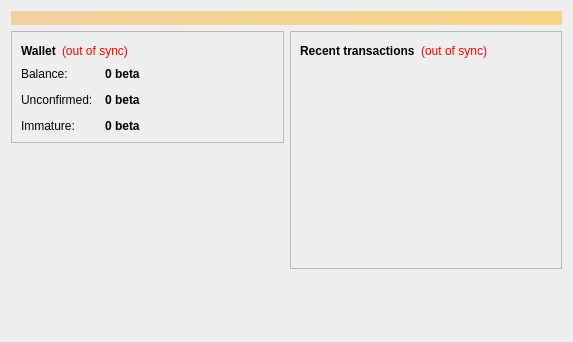
<?xml version="1.0" encoding="UTF-8"?>
<ui version="4.0">
 <class>OverviewPage</class>
 <widget class="QWidget" name="OverviewPage">
  <property name="geometry">
   <rect>
    <x>0</x>
    <y>0</y>
    <width>573</width>
    <height>342</height>
   </rect>
  </property>
  <property name="windowTitle">
   <string>Form</string>
  </property>
  <layout class="QVBoxLayout" name="topLayout">
   <item>
    <widget class="QLabel" name="labelAlerts">
     <property name="visible">
      <bool>false</bool>
     </property>
     <property name="styleSheet">
      <string notr="true">background-color: qlineargradient(x1: 0, y1: 0, x2: 1, y2: 0, stop:0 #F0D0A0, stop:1 #F8D488); color:#000000;</string>
     </property>
     <property name="wordWrap">
      <bool>true</bool>
     </property>
     <property name="margin">
      <number>3</number>
     </property>
    </widget>
   </item>
   <item>
    <layout class="QHBoxLayout" name="horizontalLayout" stretch="1,1">
     <item>
      <layout class="QVBoxLayout" name="verticalLayout_2">
       <item>
        <widget class="QFrame" name="frame">
         <property name="frameShape">
          <enum>QFrame::StyledPanel</enum>
         </property>
         <property name="frameShadow">
          <enum>QFrame::Raised</enum>
         </property>
         <layout class="QVBoxLayout" name="verticalLayout_4">
          <item>
           <layout class="QHBoxLayout" name="horizontalLayout_4">
            <item>
             <widget class="QLabel" name="label_5">
              <property name="font">
               <font>
                <weight>75</weight>
                <bold>true</bold>
               </font>
              </property>
              <property name="text">
               <string>Wallet</string>
              </property>
             </widget>
            </item>
            <item>
             <widget class="QLabel" name="labelWalletStatus">
              <property name="toolTip">
               <string>The displayed information may be out of date. Your wallet automatically synchronizes with the betacoinclassic network after a connection is established, but this process has not completed yet.</string>
              </property>
              <property name="styleSheet">
               <string notr="true">QLabel { color: red; }</string>
              </property>
              <property name="text">
               <string notr="true">(out of sync)</string>
              </property>
              <property name="alignment">
               <set>Qt::AlignLeading|Qt::AlignLeft|Qt::AlignVCenter</set>
              </property>
             </widget>
            </item>
            <item>
             <spacer name="horizontalSpacer_2">
              <property name="orientation">
               <enum>Qt::Horizontal</enum>
              </property>
              <property name="sizeHint" stdset="0">
               <size>
                <width>40</width>
                <height>20</height>
               </size>
              </property>
             </spacer>
            </item>
           </layout>
          </item>
          <item>
           <layout class="QFormLayout" name="formLayout_2">
            <property name="fieldGrowthPolicy">
             <enum>QFormLayout::AllNonFixedFieldsGrow</enum>
            </property>
            <property name="horizontalSpacing">
             <number>12</number>
            </property>
            <property name="verticalSpacing">
             <number>12</number>
            </property>
            <item row="0" column="0">
             <widget class="QLabel" name="label">
              <property name="text">
               <string>Balance:</string>
              </property>
             </widget>
            </item>
            <item row="0" column="1">
             <widget class="QLabel" name="labelBalance">
              <property name="font">
               <font>
                <weight>75</weight>
                <bold>true</bold>
               </font>
              </property>
              <property name="cursor">
               <cursorShape>IBeamCursor</cursorShape>
              </property>
              <property name="toolTip">
               <string>Your current balance</string>
              </property>
              <property name="text">
               <string notr="true">0 beta</string>
              </property>
              <property name="textInteractionFlags">
               <set>Qt::LinksAccessibleByMouse|Qt::TextSelectableByKeyboard|Qt::TextSelectableByMouse</set>
              </property>
             </widget>
            </item>
            <item row="1" column="0">
             <widget class="QLabel" name="label_3">
              <property name="text">
               <string>Unconfirmed:</string>
              </property>
             </widget>
            </item>
            <item row="1" column="1">
             <widget class="QLabel" name="labelUnconfirmed">
              <property name="font">
               <font>
                <weight>75</weight>
                <bold>true</bold>
               </font>
              </property>
              <property name="cursor">
               <cursorShape>IBeamCursor</cursorShape>
              </property>
              <property name="toolTip">
               <string>Total of transactions that have yet to be confirmed, and do not yet count toward the current balance</string>
              </property>
              <property name="text">
               <string notr="true">0 beta</string>
              </property>
              <property name="textInteractionFlags">
               <set>Qt::LinksAccessibleByMouse|Qt::TextSelectableByKeyboard|Qt::TextSelectableByMouse</set>
              </property>
             </widget>
            </item>
            <item row="2" column="0">
             <widget class="QLabel" name="labelImmatureText">
              <property name="text">
               <string>Immature:</string>
              </property>
             </widget>
            </item>
            <item row="2" column="1">
             <widget class="QLabel" name="labelImmature">
              <property name="font">
               <font>
                <weight>75</weight>
                <bold>true</bold>
               </font>
              </property>
              <property name="toolTip">
               <string>Mined balance that has not yet matured</string>
              </property>
              <property name="text">
               <string notr="true">0 beta</string>
              </property>
              <property name="textInteractionFlags">
               <set>Qt::LinksAccessibleByMouse|Qt::TextSelectableByKeyboard|Qt::TextSelectableByMouse</set>
              </property>
             </widget>
            </item>
           </layout>
          </item>
         </layout>
        </widget>
       </item>
       <item>
        <spacer name="verticalSpacer">
         <property name="orientation">
          <enum>Qt::Vertical</enum>
         </property>
         <property name="sizeHint" stdset="0">
          <size>
           <width>20</width>
           <height>40</height>
          </size>
         </property>
        </spacer>
       </item>
        <item>
         <widget class="QLabel" name="label_wallet_bgcoin">
          <property name="text">
           <string/>
          </property>
          <property name="pixmap">
           <pixmap resource="../bitcoin.qrc">:/images/wallet_bgcoin</pixmap>
          </property>
          <property name="scaledContents">
           <bool>false</bool>
          </property>
          <property name="alignment">
           <set>Qt::AlignCenter</set>
          </property>
          <property name="margin">
           <number>-2</number>
          </property>
         </widget>
        </item>
        <item>
         <widget class="QLabel" name="label_6">
          <property name="text">
           <string/>
          </property>
         </widget>
        </item>
      </layout>
     </item>
     <item>
      <layout class="QVBoxLayout" name="verticalLayout_3">
       <item>
        <widget class="QFrame" name="frame_2">
         <property name="frameShape">
          <enum>QFrame::StyledPanel</enum>
         </property>
         <property name="frameShadow">
          <enum>QFrame::Raised</enum>
         </property>
         <layout class="QVBoxLayout" name="verticalLayout">
          <item>
           <layout class="QHBoxLayout" name="horizontalLayout_2">
            <item>
             <widget class="QLabel" name="label_4">
              <property name="text">
               <string>&lt;b&gt;Recent transactions&lt;/b&gt;</string>
              </property>
             </widget>
            </item>
            <item>
             <widget class="QLabel" name="labelTransactionsStatus">
              <property name="toolTip">
               <string>The displayed information may be out of date. Your wallet automatically synchronizes with the betacoinclassic network after a connection is established, but this process has not completed yet.</string>
              </property>
              <property name="styleSheet">
               <string notr="true">QLabel { color: red; }</string>
              </property>
              <property name="text">
               <string notr="true">(out of sync)</string>
              </property>
              <property name="alignment">
               <set>Qt::AlignRight|Qt::AlignTrailing|Qt::AlignVCenter</set>
              </property>
             </widget>
            </item>
            <item>
             <spacer name="horizontalSpacer">
              <property name="orientation">
               <enum>Qt::Horizontal</enum>
              </property>
              <property name="sizeHint" stdset="0">
               <size>
                <width>40</width>
                <height>20</height>
               </size>
              </property>
             </spacer>
            </item>
           </layout>
          </item>
          <item>
           <widget class="QListView" name="listTransactions">
            <property name="styleSheet">
             <string notr="true">QListView { background: transparent; }</string>
            </property>
            <property name="frameShape">
             <enum>QFrame::NoFrame</enum>
            </property>
            <property name="verticalScrollBarPolicy">
             <enum>Qt::ScrollBarAlwaysOff</enum>
            </property>
            <property name="horizontalScrollBarPolicy">
             <enum>Qt::ScrollBarAlwaysOff</enum>
            </property>
            <property name="selectionMode">
             <enum>QAbstractItemView::NoSelection</enum>
            </property>
           </widget>
          </item>
         </layout>
        </widget>
       </item>
       <item>
        <spacer name="verticalSpacer_2">
         <property name="orientation">
          <enum>Qt::Vertical</enum>
         </property>
         <property name="sizeHint" stdset="0">
          <size>
           <width>20</width>
           <height>40</height>
          </size>
         </property>
        </spacer>
       </item>
      </layout>
     </item>
    </layout>
   </item>
  </layout>
 </widget>
 <resources/>
 <connections/>
</ui>
